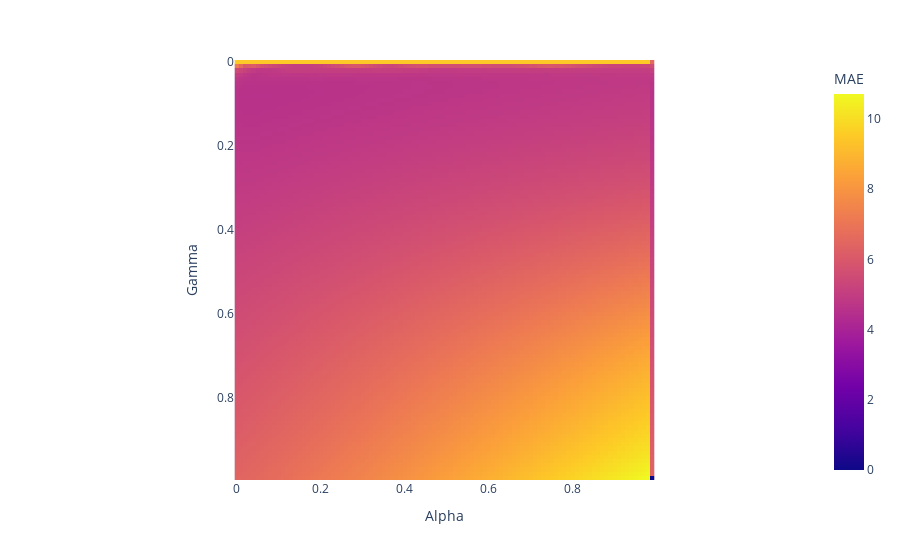

The code cell stored with this chart in its notebook:
### Code cell
fig = px.imshow(heatmap_mae, labels=dict(x="Alpha", y="Gamma", color="MAE"), x = ALPHAS, y = GAMMAS)
fig.show()

### Figure 1 — Plotly figure (JSON) as saved in the notebook; plotly's stock layout.template omitted (floating-point values rounded to 4 significant figures; data arrays with more than 128 entries replaced by an {"elided": "..."} marker saying what was removed)
{"data": [{"coloraxis": "coloraxis", "hovertemplate": "Alpha: %{x}<br>Gamma: %{y}<br>MAE: %{z}<extra></extra>", "name": "0", "type": "heatmap", "x": [0, 0.01, 0.02, 0.03, 0.04, 0.05, 0.06, 0.07, 0.08, 0.09, 0.1, 0.11, 0.12, 0.13, 0.14, 0.15, 0.16, 0.17, 0.18, 0.19, 0.2, 0.21, 0.22, 0.23, 0.24, 0.25, 0.26, 0.27, 0.28, 0.29, 0.3, 0.31, 0.32, 0.33, 0.34, 0.35, 0.36, 0.37, 0.38, 0.39, 0.4, 0.41, 0.42, 0.43, 0.44, 0.45, 0.46, 0.47, 0.48, 0.49, 0.5, 0.51, 0.52, 0.53, 0.54, 0.55, 0.56, 0.57, 0.58, 0.59, 0.6, 0.61, 0.62, 0.63, 0.64, 0.65, 0.66, 0.67, 0.68, 0.69, 0.7, 0.71, 0.72, 0.73, 0.74, 0.75, 0.76, 0.77, 0.78, 0.79, 0.8, 0.81, 0.82, 0.83, 0.84, 0.85, 0.86, 0.87, 0.88, 0.89, 0.9, 0.91, 0.92, 0.93, 0.94, 0.95, 0.96, 0.97, 0.98, 0.99], "xaxis": "x", "y": [0, 0.01, 0.02, 0.03, 0.04, 0.05, 0.06, 0.07, 0.08, 0.09, 0.1, 0.11, 0.12, 0.13, 0.14, 0.15, 0.16, 0.17, 0.18, 0.19, 0.2, 0.21, 0.22, 0.23, 0.24, 0.25, 0.26, 0.27, 0.28, 0.29, 0.3, 0.31, 0.32, 0.33, 0.34, 0.35, 0.36, 0.37, 0.38, 0.39, 0.4, 0.41, 0.42, 0.43, 0.44, 0.45, 0.46, 0.47, 0.48, 0.49, 0.5, 0.51, 0.52, 0.53, 0.54, 0.55, 0.56, 0.57, 0.58, 0.59, 0.6, 0.61, 0.62, 0.63, 0.64, 0.65, 0.66, 0.67, 0.68, 0.69, 0.7, 0.71, 0.72, 0.73, 0.74, 0.75, 0.76, 0.77, 0.78, 0.79, 0.8, 0.81, 0.82, 0.83, 0.84, 0.85, 0.86, 0.87, 0.88, 0.89, 0.9, 0.91, 0.92, 0.93, 0.94, 0.95, 0.96, 0.97, 0.98, 0.99], "yaxis": "y", "z": {"elided": "100x100 float values"}}], "layout": {"coloraxis": {"colorbar": {"title": {"text": "MAE"}}, "colorscale": [[0, "#0d0887"], [0.1111, "#46039f"], [0.2222, "#7201a8"], [0.3333, "#9c179e"], [0.4444, "#bd3786"], [0.5556, "#d8576b"], [0.6667, "#ed7953"], [0.7778, "#fb9f3a"], [0.8889, "#fdca26"], [1, "#f0f921"]]}, "margin": {"t": 60}, "xaxis": {"anchor": "y", "constrain": "domain", "domain": [0, 1], "scaleanchor": "y", "title": {"text": "Alpha"}}, "yaxis": {"anchor": "x", "autorange": "reversed", "constrain": "domain", "domain": [0, 1], "title": {"text": "Gamma"}}}}
